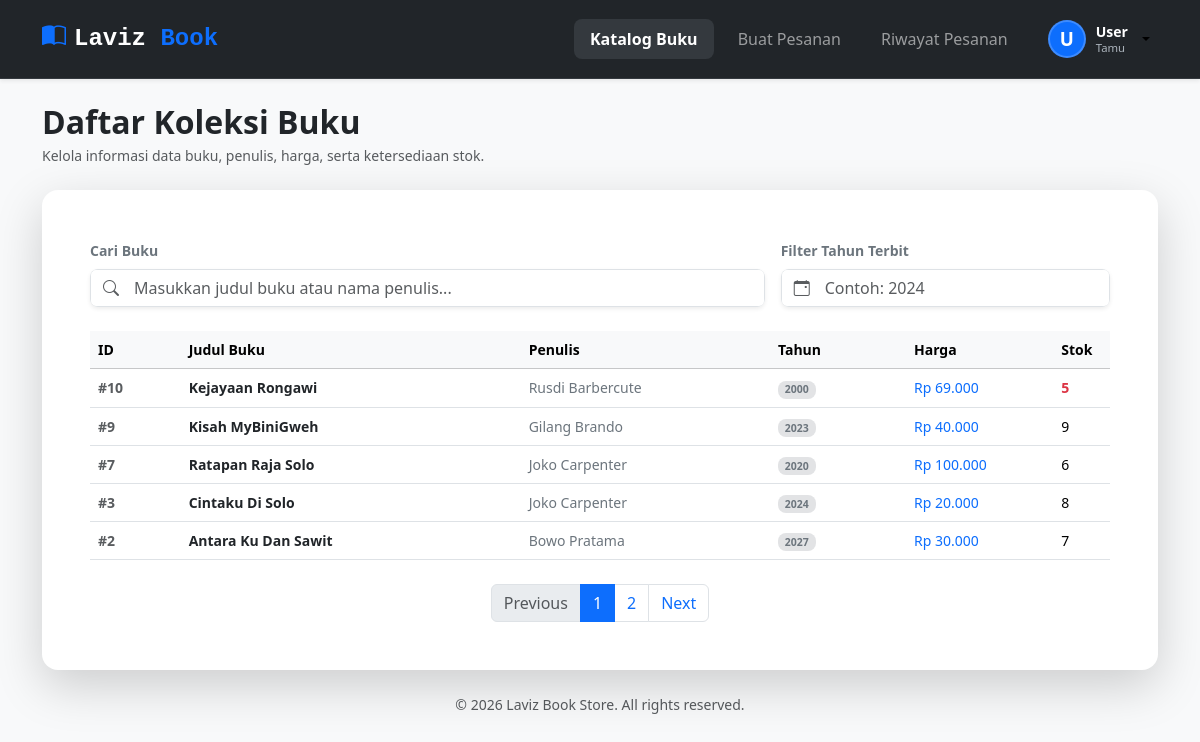
/pertemuan10/index.php (signed in), run on the app's committed database.
### tables this page shows
CREATE TABLE `buku` (
  `id` int NOT NULL,
  `judul` varchar(255) NOT NULL,
  `penulis` varchar(255) NOT NULL,
  `tahun_terbit` int NOT NULL,
  `harga` decimal(10,2) NOT NULL,
  `stok` int NOT NULL
);

### pertemuan10/proses_index.php (called while the page is built, shortened)
<?php
include "koneksi.php";
$limit = 5;
$page = isset($_GET['page']) ? (int)$_GET['page'] : 1;
$offset = ($page - 1) * $limit;
$cari_judul = isset($_GET['judul']) ? trim($_GET['judul']) : '';
$cari_tahun = isset($_GET['tahun_terbit']) ? trim($_GET['tahun_terbit']) : '';
$filter = "";
$countSql = "SELECT COUNT(*) as total FROM buku WHERE 1=1 $filter";
$countResult = $conn->query($countSql);
$totalData = $countResult->fetch_assoc()['total'];
$totalPages = ceil($totalData / $limit);
$sql = "SELECT * FROM buku WHERE 1=1 $filter ORDER BY id DESC LIMIT $limit OFFSET $offset";
$result = $conn->query($sql);

### pertemuan10/index.php (the view, shortened to what this page needs)
<?php
include "proses_index.php";
?>
<!DOCTYPE html>
<html lang="en">
<head>
    <link href="https://cdn.jsdelivr.net/npm/bootstrap@5.3.8/dist/css/bootstrap.min.css" rel="stylesheet">
    <link rel="stylesheet" href="https://cdn.jsdelivr.net/npm/bootstrap-icons@1.11.3/font/bootstrap-icons.min.css">
</head>
<body class="bg-light">
    <?php include "include/nav.php" ?>
    <div class="container py-4">
        <div class="d-flex justify-content-between align-items-center mb-4">
            <div>
                <h2 class="fw-bold text-dark mb-1">Daftar Koleksi Buku</h2>
                <p class="text-muted small mb-0">Kelola informasi data buku, penulis, harga, serta ketersediaan stok.</p>
            </div>
        </div>
        <div class="card border-0 shadow-lg rounded-4 overflow-hidden">
            <div class="card-body p-4 p-sm-5">
                <form method="GET" action="index.php" id="bukuFilterForm" class="row g-3 mb-4">
                    <div class="col-md-8">
                        <label class="form-label text-secondary small fw-semibold">Cari Buku</label>
                        <div class="input-group shadow-sm rounded-3 overflow-hidden">
                            <span class="input-group-text bg-white border-end-0 text-muted"><i class="bi bi-search"></i></span>
                            <input type="text" name="judul" id="inputCariJudul" class="form-control border-start-0 ps-1" placeholder="Masukkan judul buku atau nama penulis..." value="<?= htmlspecialchars($cari_judul) ?>">
                        </div>
                    </div>
                    <div class="col-md-4">
                        <label class="form-label text-secondary small fw-semibold">Filter Tahun Terbit</label>
                        <div class="input-group shadow-sm rounded-3 overflow-hidden">
                            <span class="input-group-text bg-white border-end-0 text-muted"><i class="bi bi-calendar-event"></i></span>
                            <input type="number" name="tahun_terbit" id="inputCariTahun" class="form-control border-start-0 ps-1" placeholder="Contoh: 2024" value="<?= htmlspecialchars($cari_tahun) ?>" onchange="document.getElementById('bukuFilterForm').submit()">
                        </div>
                    </div>
                </form>
                <div class="table-responsive">
                    <table class="table table-hover align-middle mb-0">
                        <thead class="table-light text-secondary small fw-semibold">
                            <tr>
                                <th style="width: 8%">ID</th>
                                <th style="width: 30%">Judul Buku</th>
                                <th style="width: 22%">Penulis</th>
                                <th style="width: 12%">Tahun</th>
                                <th style="width: 13%">Harga</th>
                                <th style="width: 5%">Stok</th>
                            </tr>
                        </thead>
                        <tbody class="text-dark small">
                            <?php if ($result && $result->num_rows > 0): ?>
                                <?php while ($row = $result->fetch_assoc()): ?>
                                    <tr>
                                        <td class="fw-bold text-muted">#<?= $row["id"] ?></td>
                                        <td class="text-capitalize fw-semibold text-dark"><?= htmlspecialchars($row["judul"]) ?></td>
                                        <td class="text-capitalize text-secondary"><?= htmlspecialchars($row["penulis"]) ?></td>
                                        <td><span class="badge bg-secondary-subtle text-secondary px-2.5 py-1.5 rounded-3"><?= $row["tahun_terbit"] ?></span></td>
                                        <td class="fw-medium text-primary">Rp <?= number_format($row["harga"], 0, ',', '.') ?></td>
                                        <td>
                                            <span class="<?= ($row["stok"] <= 5) ? 'fw-bold text-danger' : 'fw-medium' ?>"><?= $row["stok"] ?></span>
                                        </td>
                                    </tr>
                                <?php endwhile; ?>
                            <?php endif; ?>
                        </tbody>
                    </table>
                </div>
                <?php if ($totalPages > 1): ?>
                    <nav class="mt-4">
                        <ul class="pagination justify-content-center mb-0">
                            <li class="page-item <?= ($page <= 1) ? 'disabled' : '' ?>">
                                <a class="page-link" href="?page=<?= $page - 1 ?>&judul=<?= urlencode($cari_judul) ?>&tahun_terbit=<?= urlencode($cari_tahun) ?>">Previous</a>
                            </li>
                            <?php for ($i = 1; $i <= $totalPages; $i++): ?>
                                <li class="page-item <?= ($i == $page) ? 'active' : '' ?>">
                                    <a class="page-link" href="?page=<?= $i ?>&judul=<?= urlencode($cari_judul) ?>&tahun_terbit=<?= urlencode($cari_tahun) ?>"><?= $i ?></a>
                                </li>
                            <?php endfor; ?>
                            <li class="page-item <?= ($page >= $totalPages) ? 'disabled' : '' ?>">
                                <a class="page-link" href="?page=<?= $page + 1 ?>&judul=<?= urlencode($cari_judul) ?>&tahun_terbit=<?= urlencode($cari_tahun) ?>">Next</a>
                            </li>
                        </ul>
                    </nav>
                <?php endif; ?>
            </div>
        </div>
        <p class="text-center text-muted small mt-4">&copy; 2026 Laviz Book Store. All rights reserved.</p>
    </div>
</body>
</html>

### data on the page
buku: id "10", judul "Kejayaan Rongawi", penulis "Rusdi Barbercute", tahun_terbit "2000", harga "69.000", stok "5"
buku: id "9", judul "Kisah MyBiniGweh", penulis "Gilang Brando", tahun_terbit "2023", harga "40.000", stok "9"
buku: id "7", judul "Ratapan Raja Solo", penulis "Joko Carpenter", tahun_terbit "2020", harga "100.000", stok "6"
buku: id "3", judul "Cintaku Di Solo", penulis "Joko Carpenter", tahun_terbit "2024", harga "20.000", stok "8"
buku: id "2", judul "Antara Ku Dan Sawit", penulis "Bowo Pratama", tahun_terbit "2027", harga "30.000", stok "7"

### other printed values
substr($_SESSION['username'] ?? 'U', 0, 1) "U"
$_SESSION['username'] "User"
$user_role "Tamu"
